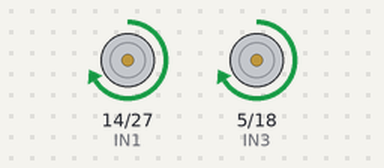
The sketch below on a simulated ESP32. On the bench: motor-driver pin pairs drawn as motors (green arrow = first pin HIGH = forward, orange = second pin HIGH = backward, longer = more drive, scaled by the enable pin).

Above: at 1.5 s.
At 4.5 s:
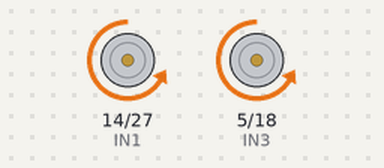
Timing chart, 0 to 7.8 s (numbered marks = the images above):
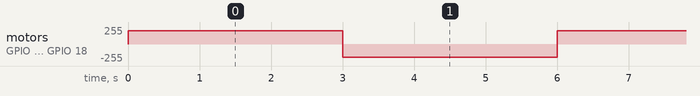

Measured:
- by itself, motor on GPIO 14 (IN1) / GPIO 27 (IN2), motor on GPIO 5 (IN3) / GPIO 18 (IN4): alternates forward 200/255 for 3.0 s and backward 200/255 for 3.0 s

The sketch:

motors.ino
```cpp
#define ENA 26  // PWM pin for Motor A
#define IN1 14  // Control pin 1 for Motor A
#define IN2 27  // Control pin 2 for Motor A

#define ENB 19  // PWM pin for Motor B
#define IN3 5   // Control pin 1 for Motor B
#define IN4 18  // Control pin 2 for Motor B

void setup() {
  pinMode(ENA, OUTPUT);
  pinMode(IN1, OUTPUT);
  pinMode(IN2, OUTPUT);

  pinMode(ENB, OUTPUT);
  pinMode(IN3, OUTPUT);
  pinMode(IN4, OUTPUT);

  // Start motors
  moveForward();
}

void loop() {
  delay(3000);
  moveBackward();
  delay(3000);
  moveForward();
}

// Move motors forward
void moveForward() {
  analogWrite(ENA, 200); // Speed control (0-255)
  digitalWrite(IN1, HIGH);
  digitalWrite(IN2, LOW);

  analogWrite(ENB, 200);
  digitalWrite(IN3, HIGH);
  digitalWrite(IN4, LOW);
}

// Move motors backward
void moveBackward() {
  analogWrite(ENA, 200);
  digitalWrite(IN1, LOW);
  digitalWrite(IN2, HIGH);

  analogWrite(ENB, 200);
  digitalWrite(IN3, LOW);
  digitalWrite(IN4, HIGH);
}
```
